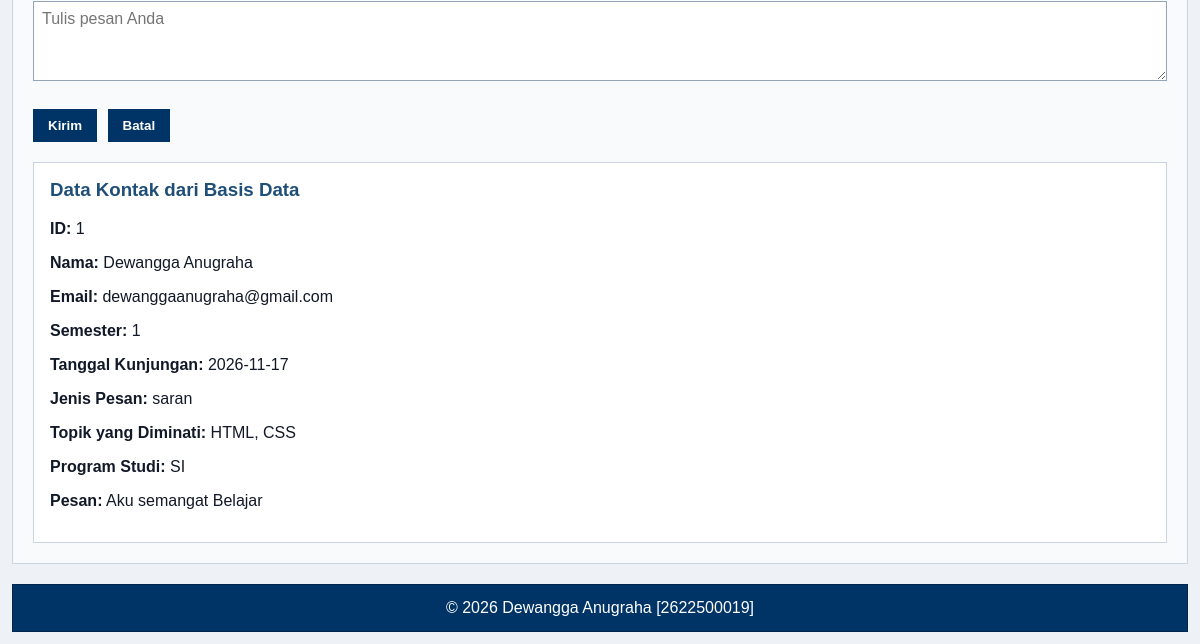
Before: / (lower part) with the older database file.
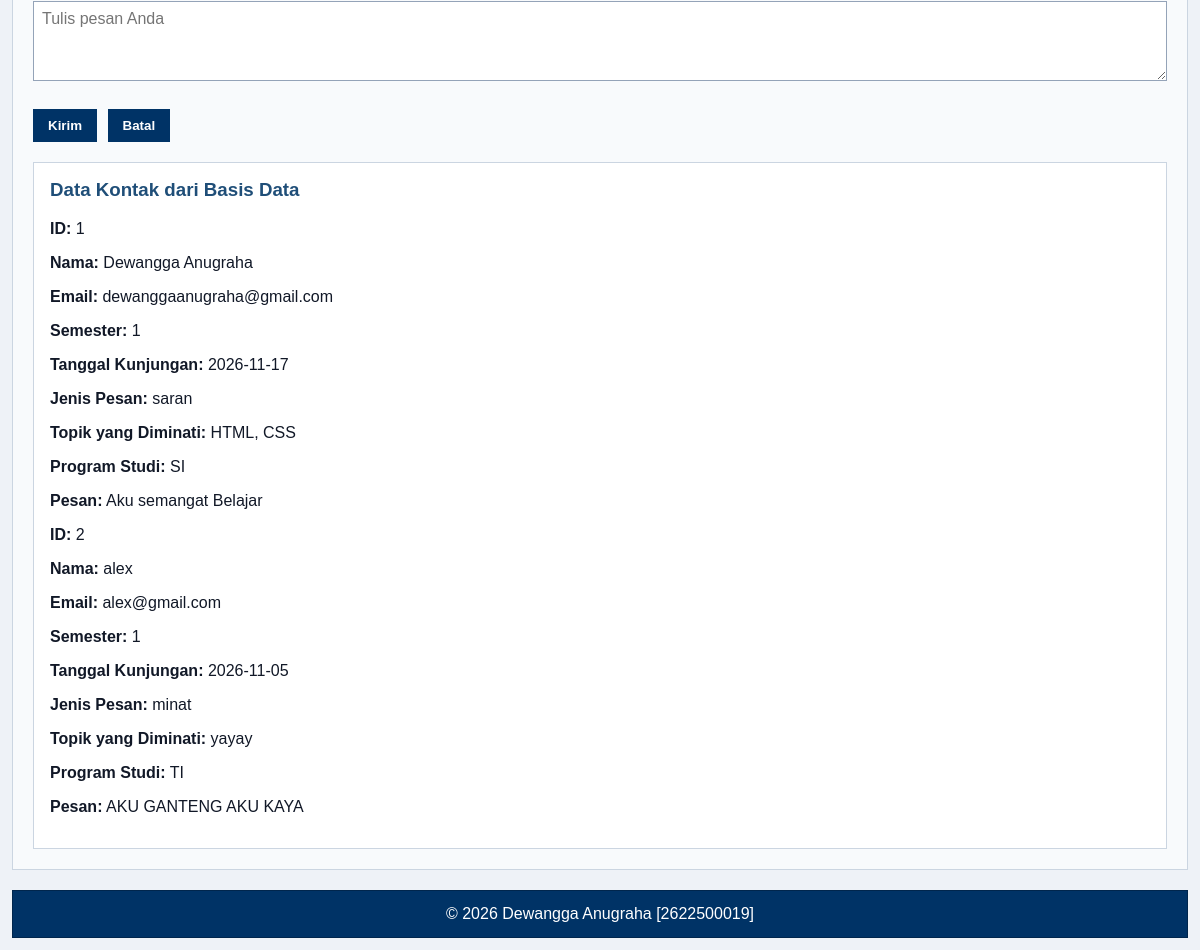
After: the same page with the newer database file.
### tables this page shows
CREATE TABLE `tbl_kontak_2622500019` (
  `id` int NOT NULL,
  `nama` varchar(50) NOT NULL,
  `email` varchar(255) NOT NULL,
  `semester` tinyint NOT NULL,
  `tanggal` date NOT NULL,
  `jenis_pesan` varchar(20) NOT NULL,
  `minat` varchar(50) NOT NULL,
  `prodi` varchar(3) NOT NULL,
  `pesan` varchar(300) NOT NULL
);

### fungsi.php (called while the page is built, shortened)
<?php
function bersihkan($teks)
{
  return htmlspecialchars($teks ?? "", ENT_QUOTES, "UTF-8");
}

### index.php (the view, shortened to what this page needs)
<?php
require_once("fungsi.php");
$nim = "2622500019";
$namaMahasiswa = "Dewangga Anugraha";
?>
<?php
require_once("fungsi.php");
require_once "koneksi.php";
$sql = "SELECT * FROM tbl_kontak_2622500019";
$hasil = mysqli_query($koneksi, $sql);
$dataKontak = [];
while ($baris = mysqli_fetch_assoc($hasil)) {
  $dataKontak[] = $baris;
}
?>
<!doctype html>
<html lang="id">
<head>
  <link rel="stylesheet" href="style.css?v=<?= time() ?>" />
</head>
<body>
  <main>
    <section id="contact">
      <form id="contactForm" class="js-contact-form" data-validation="contact" action="index.php" method="post" novalidate>
        <div class="form-group">
          <label for="pesan">Pesan</label><br />
          <textarea class="input-form" id="pesan" name="pesan" maxlength="300" placeholder="Tulis pesan Anda" required></textarea>
        </div>
        <button type="submit">Kirim</button>
        <button type="reset">Batal</button>
      </form>
      <?php if (count($dataKontak) > 0): ?>
              <article id="hasilKontak" class="submission-result" aria-live="polite">
        <h3>Data Kontak dari Basis Data</h3>
        <?php if (count($dataKontak) > 0): ?>
          <?php foreach ($dataKontak as $data): ?>
            <section>
              <p><strong>ID:</strong> <?= bersihkan($data["id"]); ?></p>
              <p><strong>Nama:</strong> <?= bersihkan($data["nama"]); ?></p>
              <p><strong>Email:</strong> <?= bersihkan($data["email"]); ?></p>
              <p><strong>Semester:</strong> <?= bersihkan($data["semester"]); ?></p>
              <p><strong>Tanggal Kunjungan:</strong> <?= bersihkan($data["tanggal"]); ?></p>
              <p><strong>Jenis Pesan:</strong> <?= bersihkan($data["jenis_pesan"]); ?></p>
              <p><strong>Topik yang Diminati:</strong> <?= bersihkan($data["minat"]); ?></p>
              <p><strong>Program Studi:</strong> <?= bersihkan($data["prodi"]); ?></p>
              <p><strong>Pesan:</strong> <?= nl2br(bersihkan($data["pesan"])); ?></p>
            </section>
          <?php endforeach; ?>
        <?php else: ?>
          <p>Belum ada data kontak yang tersimpan.</p>
        <?php endif; ?>
      </article>
    </section>
  </main>
      <?php endif; ?>
  <footer>
    <p>&copy; <?= date("Y"); ?> <?= bersihkan($namaMahasiswa); ?> [<?= bersihkan($nim); ?>]</p>
  </footer>
</body>
</html>

### style.css (style rules this page uses)
* { box-sizing: border-box; }
body { margin: 0; padding: 12px; font-family: Arial, sans-serif; color: #111827; background-color: #eef2f7; }
main { display: grid; grid-template-columns: 1fr; gap: 16px; }
section { width: 100%; }
#contact { background-color: #f8fafc; border: 1px solid #cbd5e1; padding: 20px; margin: 0; }
.form-group { margin: 12px 0; }
.input-form { background-color: #ffffff; color: #111827; font-family: Arial, sans-serif; font-size: 16px; padding: 8px; margin: 4px 0; border: 1px solid #94a3b8; width: 100%; max-width: 100%; }
#contact textarea { min-height: 80px; resize: vertical; }
#contact button { cursor: pointer; background-color: #003366; color: #ffffff; font-weight: bold; padding: 8px 14px; margin: 8px 6px 0 0; border: 1px solid #003366; }
.submission-result { background-color: #ffffff; border: 1px solid #cbd5e1; padding: 16px; margin-top: 20px; }
.submission-result h3 { color: #1f4e78; margin-top: 0; }
footer { background-color: #003366; color: #ffffff; text-align: center; padding: 14px 20px; margin-top: 20px; border: 1px solid #00264d; }
footer p { margin: 0; }
@media (min-width: 768px) { main { grid-template-columns: 1fr 1fr; } }
@media (min-width: 768px) { #contact { grid-column: 1 / -1; } }

Changed rows visible on the page:
added tbl_kontak_2622500019: id "2", nama "alex", email "alex@gmail.com", semester "1", tanggal "2026-11-05", jenis_pesan "minat", minat "yayay", prodi "TI", pesan "AKU GANTENG AKU KAYA"
